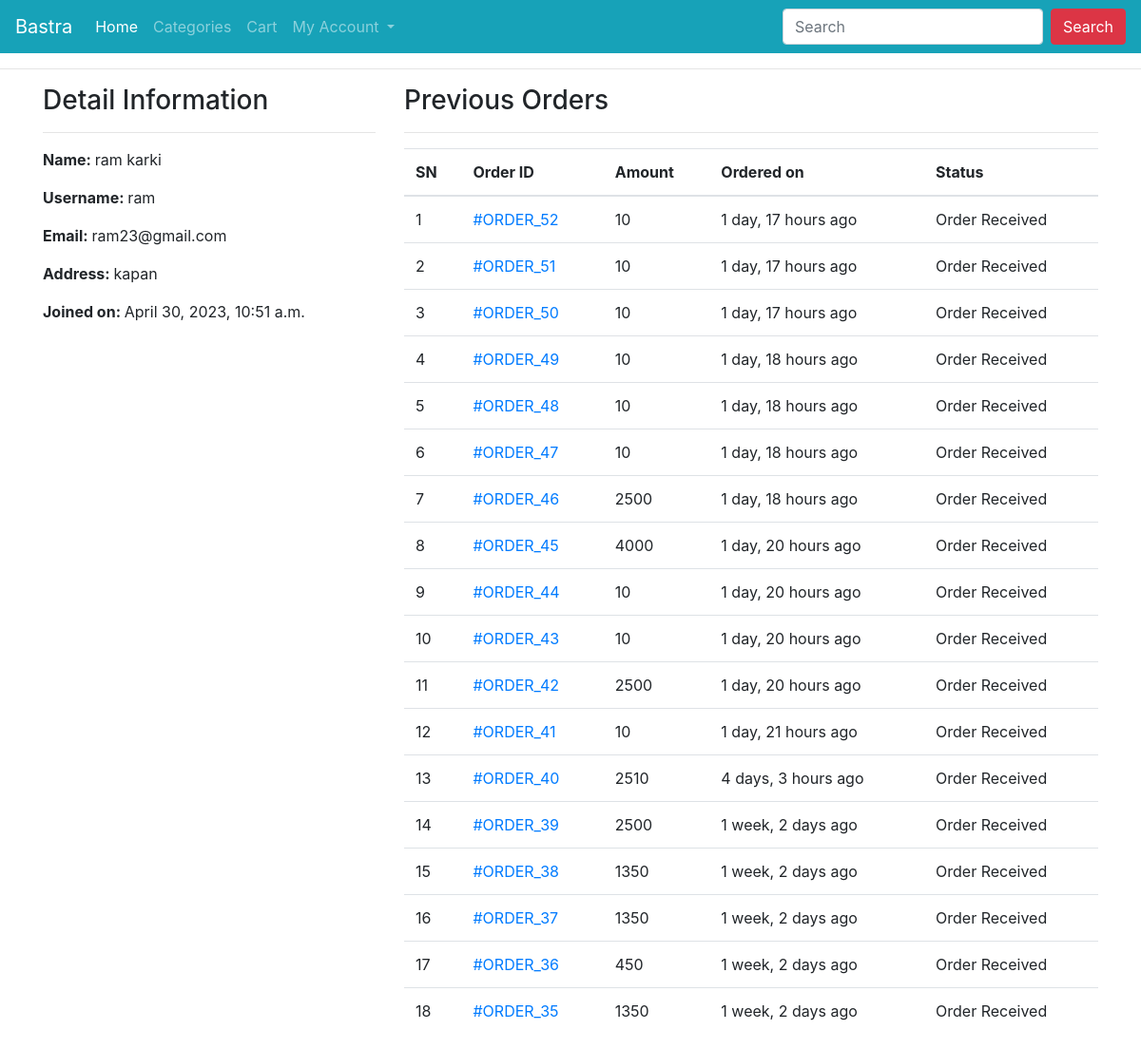
/profile/ (signed in), run on an earlier commit of the app's database.
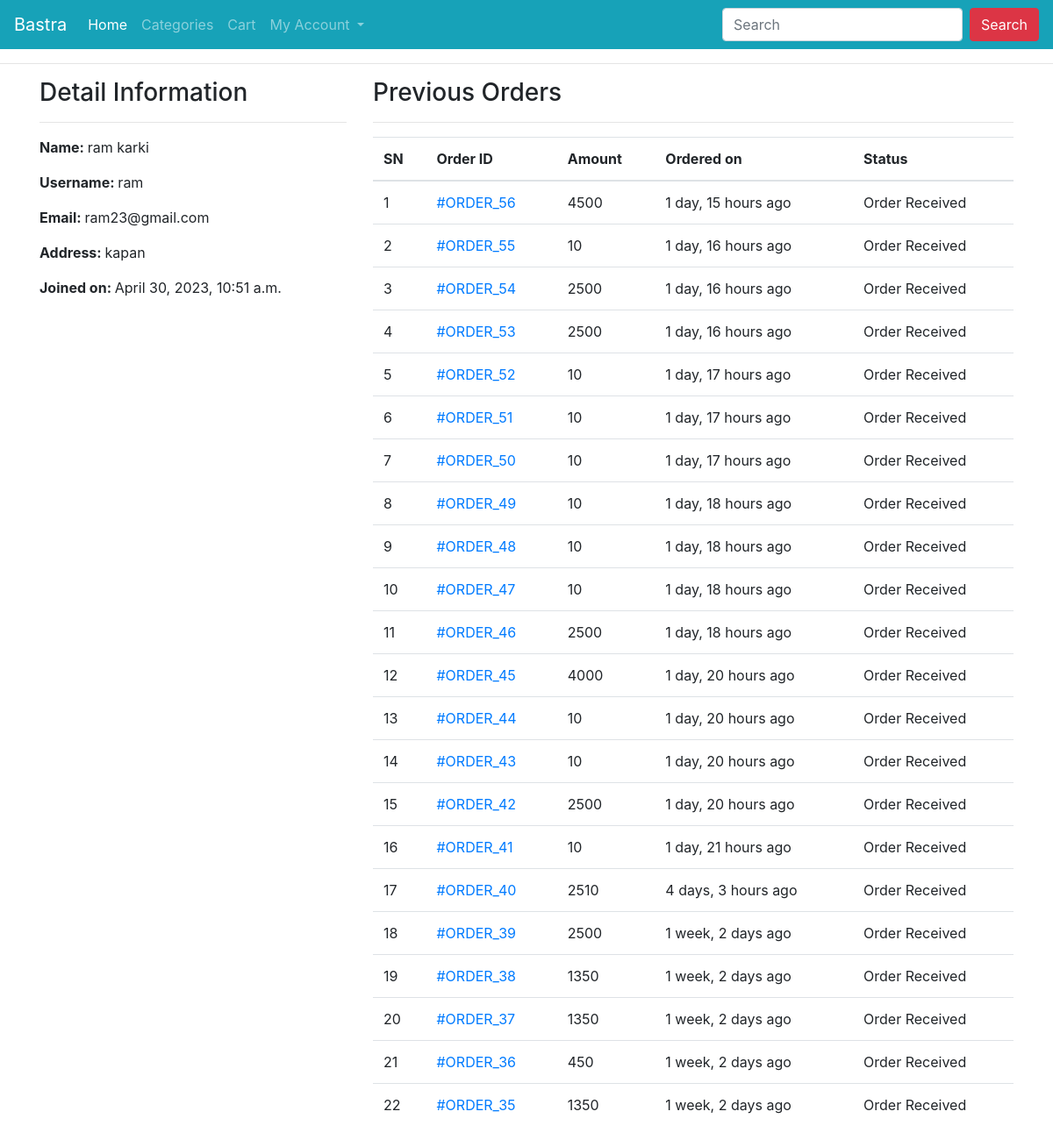
And on a later commit of the database.
### ecomapp/models.py (models this page shows, shortened)
class Order(models.Model):
    cart = models.OneToOneField(Cart, on_delete=models.CASCADE)
    ordered_by = models.CharField(max_length=200)
    shipping_address = models.CharField(max_length=200)
    mobile = models.CharField(max_length=10)
    email = models.EmailField(null=True, blank=True)
    subtotal = models.PositiveIntegerField()
    discount = models.PositiveIntegerField()
    total = models.PositiveIntegerField()
    order_status = models.CharField(max_length=50, choices=ORDER_STATUS)
    created_at = models.DateTimeField(auto_now_add=True)
    payment_method = models.CharField(
        max_length=20, choices=METHOD, default="Cash On Delivery")
    payment_completed = models.BooleanField(
        default=False, null=True, blank=True)

### ecomapp/views.py (the view)
# urls.py: path("profile/", CustomerProfileView.as_view(), name="customerprofile"),
class CustomerProfileView(TemplateView):
    template_name = "customerprofile.html"
    def dispatch(self, request, *args, **kwargs):
        if request.user.is_authenticated and Customer.objects.filter(user=request.user).exists():
            pass
        else:
            return redirect("/login/?next=/profile/")
        return super().dispatch(request, *args, **kwargs)
    def get_context_data(self, **kwargs):
        context = super().get_context_data(**kwargs)
        customer = self.request.user.customer
        context['customer'] = customer
        orders = Order.objects.filter(cart__customer=customer).order_by("-id")
        context["orders"] = orders
        return context

### templates/customerprofile.html (shortened to what this page needs)
{% extends 'base.html' %}
{% block content %}
<div class="container">
    <div class="row">
        <div class="col-md-4">
            <h3>Detail Information</h3><hr>
            <p><span class="font-weight-bold">Name: </span> {{customer.full_name}}</p>
            <p><span class="font-weight-bold">Username: </span> {{customer.user.username}}</p>
            <p><span class="font-weight-bold">Email: </span> {{customer.user.email}}</p>
            <p><span class="font-weight-bold">Address: </span> {{customer.address}}</p>
            <p><span class="font-weight-bold">Joined on: </span> {{customer.joined_on}}</p>
        </div>
        <div class="col-md-8">
            <h3>Previous Orders</h3>
            <hr>
            <table class="table">
                <thead>
                    <tr>
                        <th>SN</th>
                        <th>Order ID</th>
                        <th>Amount</th>
                        <th>Ordered on</th>
                        <th>Status</th>
                    </tr>
                </thead>
                <tbody>
                    {% for ord in orders %}
                    <tr>
                        <td>{{forloop.counter}}</td>
                        <td><a href="{% url 'ecomapp:customerorderdetail' ord.pk %}"> #ORDER_{{ord.id}}</a></td>
                        <td>{{ord.total}}</td>
                        <td>{{ord.created_at|timesince}} ago</td>
                        <td>{{ord.order_status}}</td>
                    </tr>
                    {% endfor %}
                </tbody>
            </table>
        </div>
    </div>
</div>
{% endblock %}

What changed in the data, as far as the page shows it:
added Order: id "56", total "4500", created_at "1 day, 15 hours", order_status "Order Received"
added Order: id "55", total "10", created_at "1 day, 16 hours", order_status "Order Received"
added Order: id "54", total "2500", created_at "1 day, 16 hours", order_status "Order Received"
added Order: id "53", total "2500", created_at "1 day, 16 hours", order_status "Order Received"
